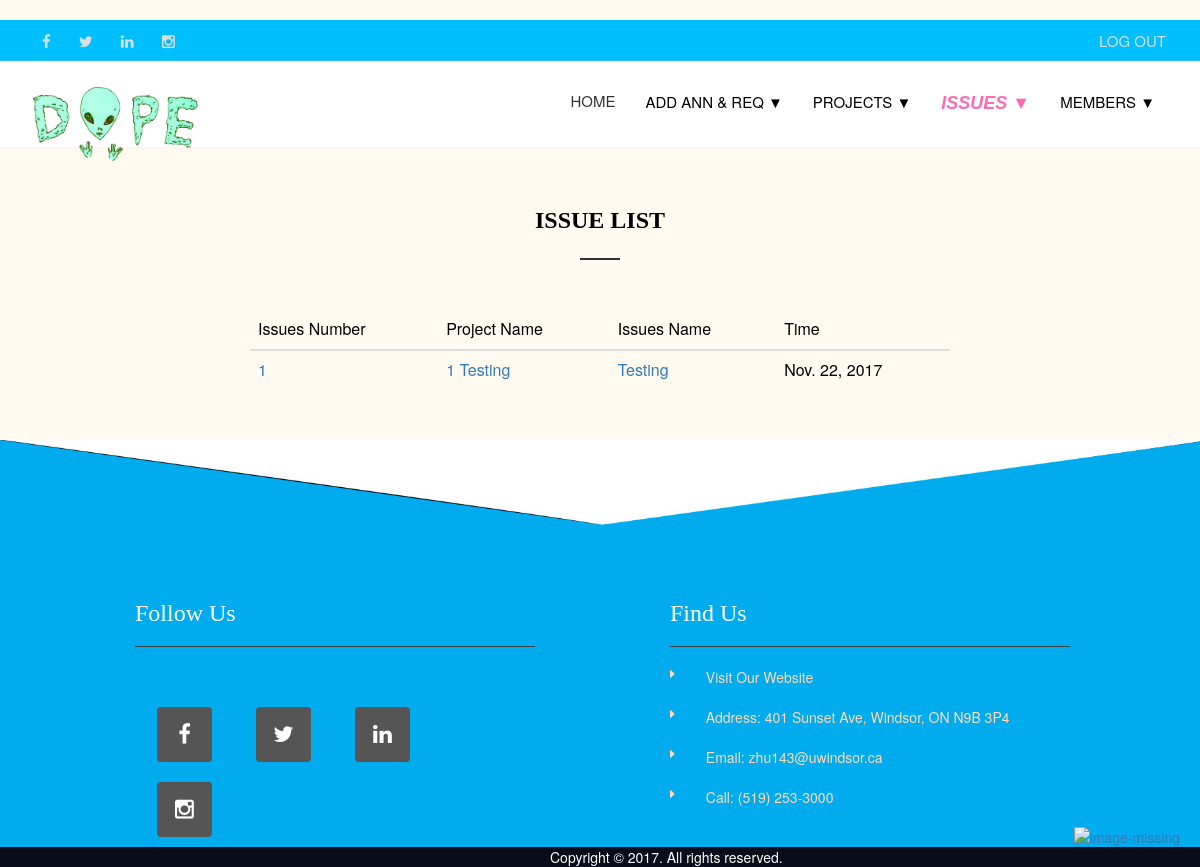
Page /myapp/issues_list/ (signed in) on the earlier database version.
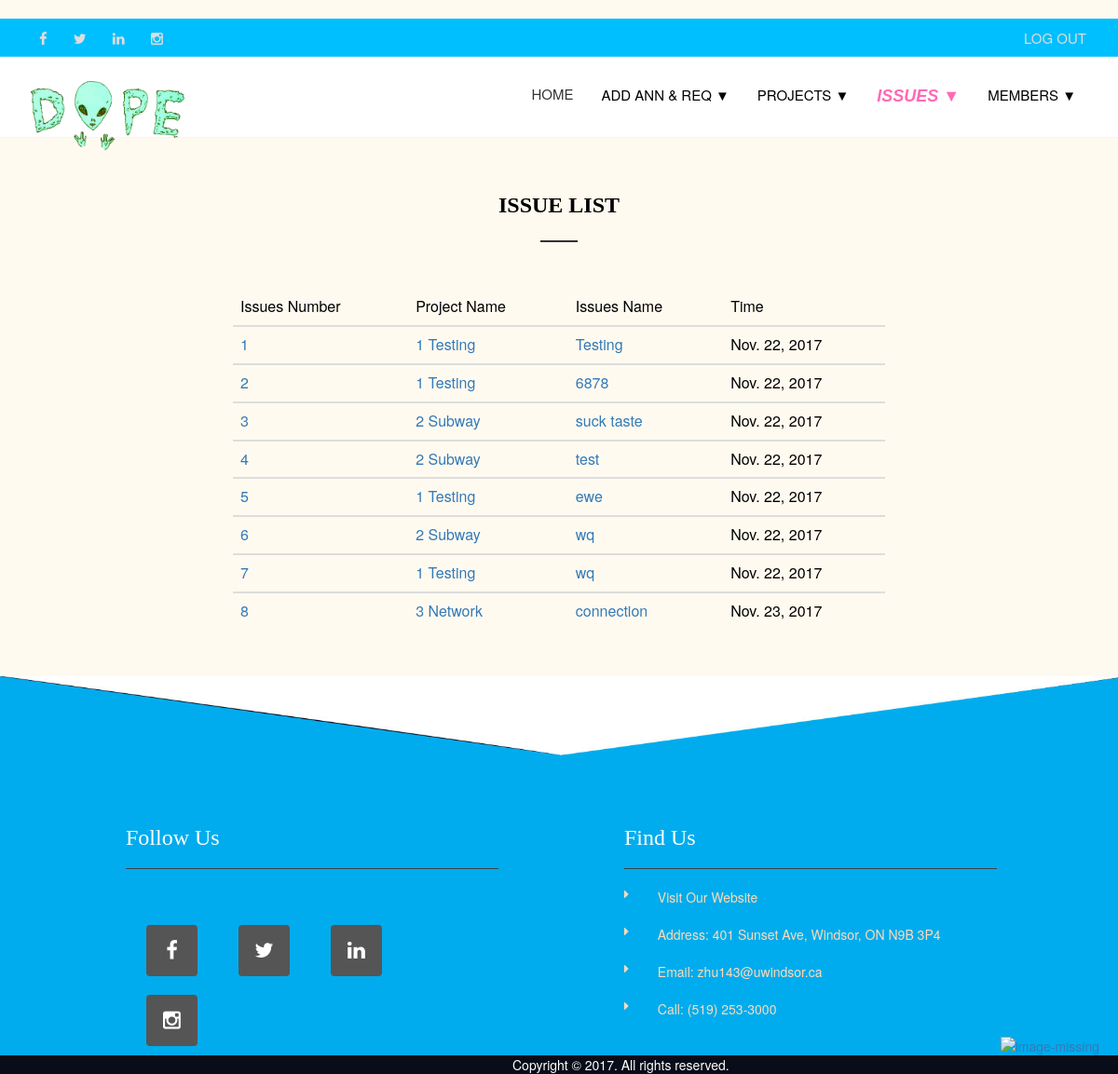
Same page on the later database version.
### myapp/models.py (models this page shows, shortened)
class Issue(models.Model):
    project = models.ForeignKey(Project)
    title = models.CharField(max_length=1000)
    description = models.CharField(max_length=100000)
    author = models.ForeignKey(User)
    date =  models.DateField()

class Project(models.Model):
    project_no = models.IntegerField(primary_key=True)
    members = models.ManyToManyField(Member,blank=True)
    name = models.CharField(max_length=50)
    leader = models.CharField(max_length=50)
    start_date = models.DateField()
    end_date = models.DateField()
    Communication = 0
    Planning = 1
    Modeling = 2
    Construction = 3
    Deployment = 4
    phase_choice = (
        (0, 'Communication'),
        (1, 'Planning'),
        (2, 'Modeling'),
        (3, 'Construction'),
        (4, 'Deploylment')
    )
    phase = models.IntegerField(default=0, choices=phase_choice)
    description = models.CharField(max_length=100000)
    def __str__(self):
        return str(self.project_no)+'  '+ self.name

### myapp/views.py (the view)
def Issues_list(request):
    if request.user.username == 'mica':
        issue_list = Issue.objects.all()
    elif Member.objects.filter(email=request.user.email).exists():
        P_no = Member.objects.filter(email=request.user.email).values_list('project_no')
        issue_list = Issue.objects.filter(project=P_no)
    else:
        issue_list = None
    return render(request, 'management/issues_list.html', {'issue_list':issue_list})

### myapp/templates/management/issues_list.html (shortened to what this page needs)
﻿{% extends 'management/base1.html' %}
{% block body_block %}
    <head>
    </head>
    <section class="contact_page">
        <div class="container">
            <div class="row">
                <div class="col-sm-6 col-sm-offset-3 m-t-50">
                    <h1 class="underline heading"><b>ISSUE LIST</b></h1>
                </div>
            </div>
        </div>
    </section>
    <div class="container2">
        <table class="table table-hover">
        {% if issue_list %}
            <thead>
            <tr>
                <th>Issues Number</th>
                <th>Project Name</th>
                <th>Issues Name</th>
                <th>Time</th>
            </tr>
            </thead>
            {% for obj in issue_list %}
                <tbody class="tbody1">
                <tr class="">
                    <td><a href="{% url 'myapp:issues_detail' obj.id %}">{{ obj.id }}</a></td>
                    <td><a href="{% url 'myapp:issues_detail' obj.id %}">{{ obj.project }}</a></td>
                    <td><a href="{% url 'myapp:issues_detail' obj.id %}">{{ obj.title }}</a></td>
                    <td>{{ obj.date }}</td>
                </tr>
                </tbody>
            {% endfor %}
        {% else %}
            <br><div style="font-size: larger;text-align: center">There are no issues!</div>
        {% endif %}
        </table>
    </div>
{% endblock %}

### myapp/templates/management/base1.html (shortened to what this page needs)
<!DOCTYPE html>
{% load staticfiles %}
<html lang="en">
<head>
    <link rel="stylesheet" href="../../static/myapp/css/bootstrap.css">
    <link rel="stylesheet" href="../../static/myapp/css/font-awesome.min.css">
    <link rel="stylesheet" href="../../static/myapp/css/responsive.css">
    <link rel="stylesheet" href="../../static/myapp/css/custom.css">
</head>
<body>
<div id="grad">
    <div class="tp-header">
        <div class="container">
            <div class="row">
                <div class="col-xs-7 col-md-6">
                    <a href="https://www.facebook.com/UWindsor/?ref=br_rs"> <i class="fa fa-facebook"
                                                                               aria-hidden="true"></i></a>
                    <a href="https://twitter.com/UWindsor?lang=en"><i class="fa fa-twitter" aria-hidden="true"></i></a>
                    <a href="https://www.linkedin.com/school/14123/"><i class="fa fa-linkedin"
                                                                        aria-hidden="true"></i></a>
                    <a href="https://www.instagram.com/uwindsor/"> <i class="fa fa-instagram"
                                                                      aria-hidden="true"></i></a>
                </div>
                <div class="col-xs-5 col-md-6 text-right">
                    {% if  request.user.is_authenticated %}
                        <span class="hbar1"><a href="/myapp/logout/">LOG OUT</a></span>
                    {% else %}
                        <span class="hbar1" id="login"><a href="/myapp/login/">LOG IN</a></span>
                        <span class="hbar1"><a href="/myapp/login/">|</a></span>
                        <span class="hbar1" id="register"><a href="/myapp/register/">REGISTER</a></span>
                    {% endif %}
                </div>
            </div>
        </div>
    </div>
    <header>
        <div class="container">
            <nav class="navbar navbar-default">
                <div class="navbar-header">
                    {% if request.user.is_active %}
                        <a class="navbar-brand" href="/myapp/index">
                        <img src="../../static/myapp/images/03.png" class="img-responsive" alt="company-logo"
                             width="170px"
                             height="120px">
                    {% else %}
                        <a class="navbar-brand" href="/myapp/home">
                        <img src="../../static/myapp/images/03.png" class="img-responsive" alt="company-logo"
                             width="170px"
                             height="120px">
                    {% endif %}
                    </a>
                </div>
                <div class="collapse navbar-collapse navbar-right" id="myMegamenu">
                    <ul class="nav navbar-nav">
                        {% if request.user.is_active %}
                            <li class="list2">
                                <a href="/myapp/index/" class="hvr-underline-from-center" id="index">HOME</a>
                            </li>
                        {% endif %}
                        {% if  request.user.username == 'mica' %}
                            <li class="list2 dropdown">
                                <span id="addannreq">ADD ANN & REQ ▼</span>
                            </li>
                        {% endif %}
                        {% if  request.user.username == 'mica' %}
                            <li class="list2 dropdown">
                                <span id="projects">PROJECTS ▼</span>
                            </li>
                        {% endif %}
                        {% if request.user.is_active %}
                            <li class="list2 dropdown">
                                <span id="issues">ISSUES ▼</span>
                            </li>
                        {% endif %}
                        {% if  request.user.username == 'mica' %}
                            <li class="list2 dropdown">
                                <span id="members">MEMBERS ▼</span>
                            </li>
                        {% endif %}
                    </ul>
                </div>
            </nav>
        </div>
    </header>
    {% block body_block %}***{% endblock %}
    <div class="shape section-top-50"></div>
    <section class="footer_one">
        <footer>
            <div class="container">
                <div class="row section-top-40">
                    <div class="col-md-3 col-sm-6 section-top-25" id="widerrow">
                        <h4 class="text-white">Follow Us</h4>
                        <hr/>
                        <div class="row">
                            <div class="col-xs-12" style="margin-top: 30px; margin-left: 22px">
									<span class="foot_icon">
                            <a href="https://www.facebook.com/UWindsor/?ref=br_rs"><i
                                    class="fa fa-facebook section-top-10 footer_social_icons"
                                    aria-hidden="true"></i></a>
                            <a href="https://twitter.com/UWindsor?lang=en"><i
                                    class="fa fa-twitter section-top-10 footer_social_icons"
                                    aria-hidden="true"></i></a>
                            <a href="https://www.linkedin.com/school/14123/"><i
                                    class="fa fa-linkedin section-top-10 footer_social_icons"
                                    aria-hidden="true"></i></a>
                            <a href="https://www.instagram.com/uwindsor/"><i
                                    class="fa fa-instagram section-top-10 footer_social_icons"
                                    aria-hidden="true"></i></a>
                        </span>
                            </div>
                        </div>
                    </div>
                    <div class="col-md-3  col-lg-3 col-sm-6 section-top-25">
                        <div class="row" id="widerrow">
                            <div class="col-xs-12">
                                <h4 class="text-white">Find Us</h4>
                                <hr/>
                            </div>
                            <div class="footer_contact">
                                <div class="col-md-1  col-xs-1">
                                    <a href="http://www.uwindsor.ca/"><i class="fa fa-caret-right div_hover1"
                                                                         aria-hidden="true"></i></a>
                                </div>
                                <div class="col-md-10  col-xs-10" style="margin-bottom: 10px">
                                    <a href="http://www.uwindsor.ca/" class="div_hover2" >Visit Our Website</a></div>
                            </div>
                            <div class="clearfix visible-xs-block visible-sm-block visible-lg-block visible-md-block"></div>
                            <div class="footer_contact">
                                <div class="col-md-1  col-xs-1 section-top-10">
                                    <a href="https://www.google.ca/maps/place/University+of+Windsor/@42.3122583,-83.0683511,15z/data=!4m8!1m2!2m1!1suniversity+of+windsor!3m4!1s0x883b2d77c6ec4bef:0x1a44f1192a4e41ee!8m2!3d42.3043138!4d-83.0660386"><i
                                            class="fa fa-caret-right div_hover1"
                                            aria-hidden="true"></i></a>
                                </div>
                                <div class="col-md-10  col-xs-10 section-top-10">
                                    <a href="https://www.google.ca/maps/place/University+of+Windsor/@42.3122583,-83.0683511,15z/data=!4m8!1m2!2m1!1suniversity+of+windsor!3m4!1s0x883b2d77c6ec4bef:0x1a44f1192a4e41ee!8m2!3d42.3043138!4d-83.0660386"
                                       class="div_hover2">Address: 401 Sunset Ave, Windsor, ON N9B 3P4</a></span>
                                </div>
                            </div>
                            <div class="clearfix visible-xs-block visible-sm-block visible-lg-block visible-md-block"></div>
                            <div class="footer_contact">
                                <div class="col-md-1  col-xs-1 section-top-10">
                                    <a href="mailto:zhu143@uwindsor.ca"><i class="fa fa-caret-right div_hover1"
                                                                           aria-hidden="true"></i></a>
                                </div>
                                <div class="col-md-10  col-xs-10 section-top-10">
                                    <a href="mailto:zhu143@uwindsor.ca" class="div_hover2">Email: zhu143@uwindsor.ca</a>
                                </div>
                            </div>
                            <div class="clearfix visible-xs-block visible-sm-block visible-lg-block visible-md-block"></div>
                            <div class="footer_contact">
                                <div class="col-md-1  col-xs-1 section-top-10">
                                    <a><i class="fa fa-caret-right div_hover1"
                                          aria-hidden="true"></i></a>
                                </div>
                                <div class="col-md-10  col-xs-10 section-top-10">
                                    <a class="div_hover2">Call: (519) 253-3000</a>
                                </div>
                            </div>
                        </div>
                    </div>
                </div>
            </div>
        </footer>
    </section>
    <section class="copy-rights">
        <p class="copy-right">Copyright &copy; 2017. All rights reserved.</p>
        <a href="#" id="return-to-top"><img src="../../static/myapp/images/backto.png" alt="image-missing"></a>
    </section>
</div>
</body>
</html>

### myapp/static/myapp/css/custom.css (style rules this page uses)
body, div, dl, dt, dd, ul, ol, li, h1, h2, h3, h4, h5, h6, pre, code, form, fieldset, legend, input, textarea, p, blockquote, th, td { margin: 0; padding: 0; }
table { border-collapse: collapse; border-spacing: 0; }
fieldset, img { border: 0; }
address, caption, cite, code, dfn, em, strong, th, var { font-style: normal; font-weight: normal; }
ol, ul { list-style: none; }
caption, th { text-align: left; }
h1, h2, h3, h4, h5, h6 { font-size: x-large; font-weight: normal; font-family: "Bookman Old Style"; }
article, aside, details, figcaption, figure, footer, header, hgroup, nav, section, summary { display: block; }
a { text-decoration: none; }
body { color: black; background-color: floralwhite; }
.text-white { color: #ffffff; }
h2, h1 { line-height: 46px; }
.section-top-25 { margin-top: 25px; }
.section-top-40, .home2-section-top-40 { margin-top: 40px; }
.section-top-10 { margin-top: 10px; margin-bottom: 10px; }
.section-top-50, .m-t-50 { margin-top: 50px; }
.navbar-default .navbar-brand { padding-left: 0; }
.tp-header, header { font-size: 15px; }
header { box-shadow: 0 0 1px #dedcde; }
.tp-header { padding: 10px; background-color: deepskyblue; color: #ddd; outline: none; }
.tp-header i, .tp-header a { padding: 0 8px; color: #ddd; }
.tp-header a { padding: 0 4px; }
.navbar-default .navbar-nav > li > a, .navbar-default .navbar-nav > li > a:focus { color: #333; }
header, .navbar { background-color: #ffffff; border: none; }
.navbar-collapse { border-top: 0; }
.navbar-nav > li > a { padding-bottom: 25px; padding-top: 30px; }
.navbar { margin: 0; }
.hvr-underline-from-center { display: inline-block; vertical-align: middle; transform: translateZ(0); box-shadow: 0 0 1px transparent; backface-visibility: hidden; position: relative; overflow: hidden; }
.hvr-underline-from-center:before { content: ""; position: absolute; z-index: -1; left: 50%; right: 50%; bottom: 0; background: #86cb35; height: 3px; transition-property: left, right; transition-duration: 0.2s; transition-timing-function: ease-out; }
.shape { background-image: url("../images/newshape.jpg"); height: 95px; color: #00aced; background-size: 100% 100%; }
footer { background-color: #00aced; }
footer a, .footer_text_color, .footer_text_color a { color: peachpuff; }
.copy-right { margin-left: 550px; color: white; }
.copy-rights { background-color: #090c19; }
footer span { margin-right: 10px; }
footer hr { border-color: #3d4146; margin-bottom: 20px; }
.footer_social_icons { height: 55px; width: 55px; text-align: center; padding-top: 17px; background-color: #555; color: #fff; margin-right: 40px; font-size: 22px; border-radius: 4px; transition: 300ms; }
.m-t-50 { margin-top: 50px; }
.heading:after, .heading1:after { border-top: 2px solid #303030; display: block; width: 40px; content: ""; }
.heading.underline:after, .heading2.underline2:after { margin: 15px auto 0; }
.heading { text-align: center; }
#return-to-top { position: fixed; bottom: 20px; right: 20px; display: block; text-decoration: none; z-index: 9999; transition: all 0.3s ease; }
.container2 { margin: 50px auto; width: 700px; text-align: left; }
.col-md-3 { margin-left: 105px; }
#widerrow { width: 430px; }

### myapp/templates/management/base1.html (style rules this page uses)
.dropdown { position: relative; display: inline-block; margin: 30px 15px; color: black; }

### myapp/templates/management/issues_list.html (style rules this page uses)
#issues { color: hotpink; font-size: large; font-weight: bolder; font-style: italic; font-family: Helvetica, Tahoma, Arial; }

Differences in the rows shown:
added Issue: id "2", project "1 Testing", title "6878", date "Nov. 22, 2017"
added Issue: id "3", project "2 Subway", title "suck taste", date "Nov. 22, 2017"
added Issue: id "4", project "2 Subway", title "test", date "Nov. 22, 2017"
added Issue: id "5", project "1 Testing", title "ewe", date "Nov. 22, 2017"
added Issue: id "6", project "2 Subway", title "wq", date "Nov. 22, 2017"
added Issue: id "7", project "1 Testing", title "wq", date "Nov. 22, 2017"
added Issue: id "8", project "3 Network", title "connection", date "Nov. 23, 2017"
